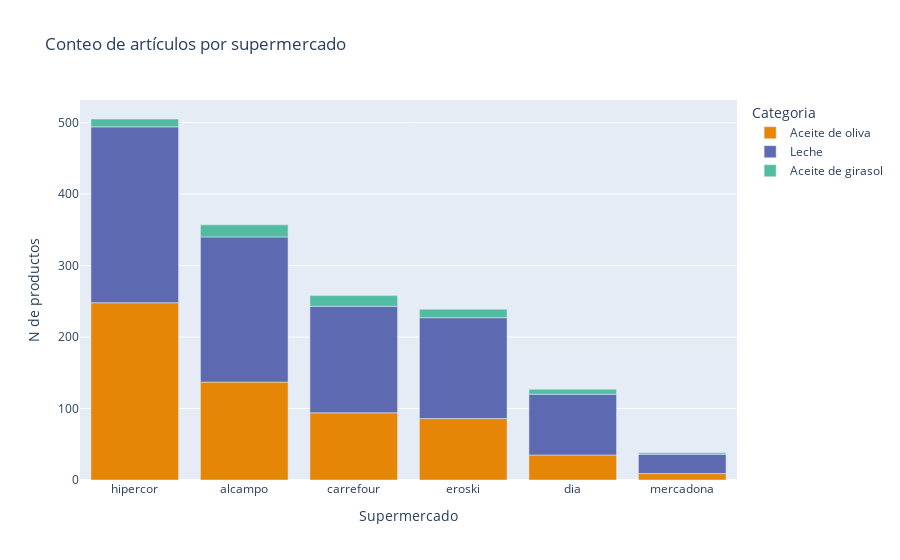

Notebook code cell kept with this figure:
### Code cell
px.bar(result_df, x = "Supermercado", y = "N de productos",
        color="Categoria", title ="Conteo de artículos por supermercado",
        color_discrete_sequence=px.colors.qualitative.Vivid)

### Figure 1 — Plotly figure (JSON) as saved in the notebook; plotly's stock layout.template omitted (floating-point values rounded to 4 significant figures)
{"data": [{"alignmentgroup": "True", "hovertemplate": "Categoria=Aceite de oliva<br>Supermercado=%{x}<br>N de productos=%{y}<extra></extra>", "legendgroup": "Aceite de oliva", "marker": {"color": "rgb(229, 134, 6)", "pattern": {"shape": ""}}, "name": "Aceite de oliva", "offsetgroup": "Aceite de oliva", "orientation": "v", "showlegend": true, "textposition": "auto", "type": "bar", "x": ["hipercor", "alcampo", "carrefour", "eroski", "dia", "mercadona"], "xaxis": "x", "y": [248, 137, 94, 86, 35, 9], "yaxis": "y"}, {"alignmentgroup": "True", "hovertemplate": "Categoria=Leche<br>Supermercado=%{x}<br>N de productos=%{y}<extra></extra>", "legendgroup": "Leche", "marker": {"color": "rgb(93, 105, 177)", "pattern": {"shape": ""}}, "name": "Leche", "offsetgroup": "Leche", "orientation": "v", "showlegend": true, "textposition": "auto", "type": "bar", "x": ["hipercor", "alcampo", "carrefour", "eroski", "dia", "mercadona"], "xaxis": "x", "y": [246, 203, 149, 141, 85, 27], "yaxis": "y"}, {"alignmentgroup": "True", "hovertemplate": "Categoria=Aceite de girasol<br>Supermercado=%{x}<br>N de productos=%{y}<extra></extra>", "legendgroup": "Aceite de girasol", "marker": {"color": "rgb(82, 188, 163)", "pattern": {"shape": ""}}, "name": "Aceite de girasol", "offsetgroup": "Aceite de girasol", "orientation": "v", "showlegend": true, "textposition": "auto", "type": "bar", "x": ["alcampo", "carrefour", "eroski", "hipercor", "dia", "mercadona"], "xaxis": "x", "y": [17, 15, 12, 11, 7, 2], "yaxis": "y"}], "layout": {"barmode": "relative", "legend": {"title": {"text": "Categoria"}, "tracegroupgap": 0}, "title": {"text": "Conteo de artículos por supermercado"}, "xaxis": {"anchor": "y", "domain": [0, 1], "title": {"text": "Supermercado"}}, "yaxis": {"anchor": "x", "domain": [0, 1], "title": {"text": "N de productos"}}}}
